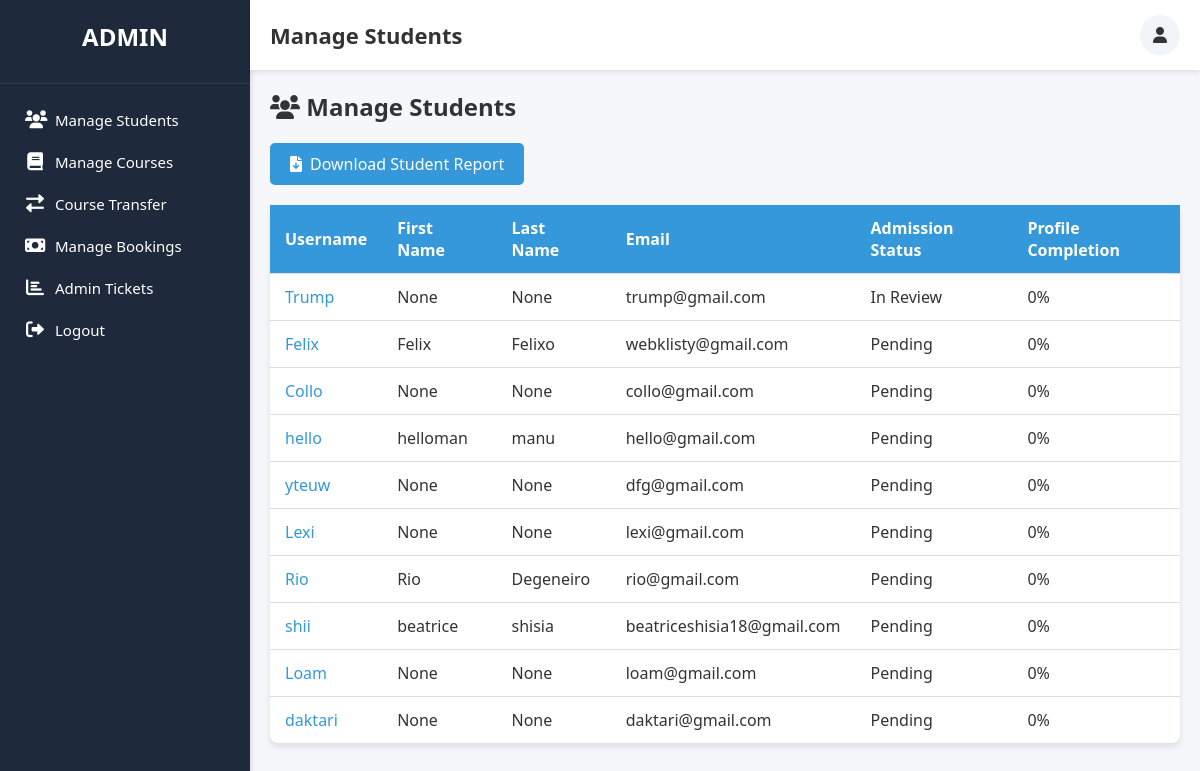
The page /accounts/admin/manage-students/ (signed in) on the database as committed earlier.
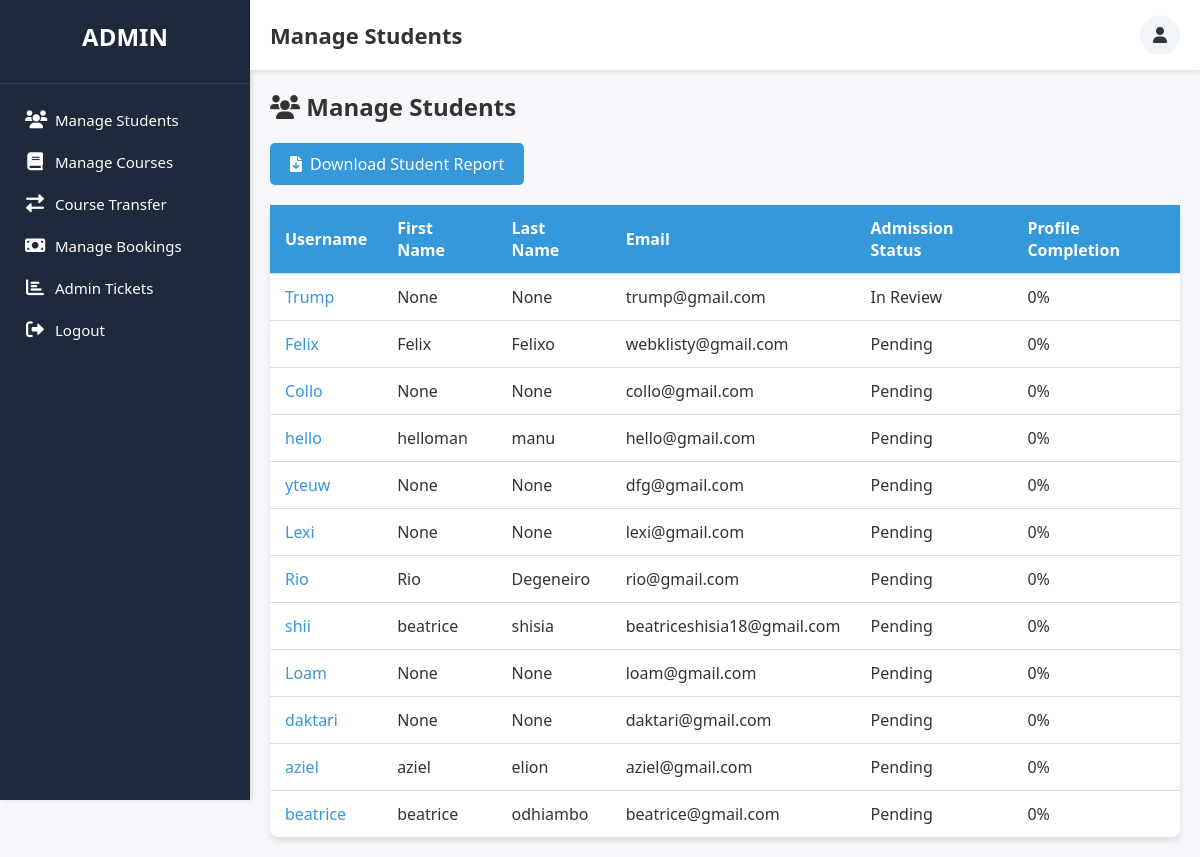
The same page on the database as committed later.
### accounts/models.py (models this page shows, shortened)
class User(AbstractBaseUser, PermissionsMixin):
    username = models.CharField(max_length=100, unique=True)
    email = models.EmailField(unique=True)
    first_name = models.CharField(max_length=100, blank=True, null=True)
    last_name = models.CharField(max_length=100, blank=True, null=True)
    student_id = models.CharField(max_length=20, unique=True, blank=True, null=True)
    admission_status = models.CharField(max_length=50, default='Pending')  # Pending, In Review, Verified, Rejected
    profile_completion = models.IntegerField(default=0)
    date_of_birth = models.DateField(blank=True, null=True)
    gender = models.CharField(max_length=10, blank=True, null=True)
    nationality = models.CharField(max_length=50, blank=True, null=True)
    phone_number = models.CharField(max_length=15, blank=True, null=True)
    previous_school = models.CharField(max_length=200, blank=True, null=True)
    high_school_grades = models.CharField(max_length=50, blank=True, null=True)
    entry_program = models.CharField(max_length=100, blank=True, null=True)
    enrollment_year = models.IntegerField(blank=True, null=True)
    program_name = models.CharField(max_length=100, blank=True, null=True)
    id_document = models.FileField(upload_to='documents/', blank=True, null=True)
    transcript = models.FileField(upload_to='documents/', blank=True, null=True)
    admission_letter = models.FileField(upload_to='documents/', blank=True, null=True)
    proof_of_payment = models.FileField(upload_to='documents/', blank=True, null=True)
    id_document_verified = models.BooleanField(default=False)
    transcript_verified = models.BooleanField(default=False)
    proof_of_payment_verified = models.BooleanField(default=False)
    is_active = models.BooleanField(default=True)
    is_staff = models.BooleanField(default=False)
    objects = UserManager()
    notification = models.TextField(blank=True, null=True)
    USERNAME_FIELD = 'username'
    REQUIRED_FIELDS = ['email']

### accounts/views.py (the view)
# urls.py: path('admin/manage-students/', views.manage_students_view, name='manage_students'),
@login_required
@user_passes_test(lambda u: u.is_superuser)  # Ensure only admins can access
def manage_students_view(request):
    from django.contrib.auth import get_user_model
    User = get_user_model()
    students = User.objects.filter(is_superuser=False)  # Fetch all non-admin users
    context = {
        'students': students,
    }
    return render(request, 'accounts/manage_students.html', context)

### accounts/templates/accounts/manage_students.html (shortened to what this page needs)
<!DOCTYPE html>
<html lang="en">
<head>
    <link rel="stylesheet" href="https://cdnjs.cloudflare.com/ajax/libs/font-awesome/6.0.0/css/all.min.css">
</head>
<body>
<div class="sidebar">
    <div class="sidebar-header">
        <div class="sidebar-logo">ADMIN</div>
    </div>
    <div class="sidebar-menu">
        <ul>
            <li><a href="{% url 'accounts:manage_students' %}"><i class="fas fa-users"></i><span>Manage Students</span></a></li>
            <li><a href="{% url 'accounts:manage_course_approvals' %}"><i class="fas fa-book"></i><span>Manage Courses</span></a></li>
            <li><a href="{% url 'accounts:admin_course_transfer_requests' %}"><i class="fas fa-exchange-alt"></i><span>Course Transfer</span></a></li>
            <li><a href="{% url 'accounts:manage_bookings' %}"><i class="fas fa-money-bill"></i><span>Manage Bookings</span></a></li>
            <li><a href="{% url 'accounts:admin_ticket_list' %}"><i class="fas fa-chart-bar"></i><span>Admin Tickets</span></a></li>
            <li><a href="{% url 'accounts:logout' %}"><i class="fas fa-sign-out-alt"></i><span>Logout</span></a></li>
        </ul>
    </div>
</div>
    <div class="main-content">
        <div class="header">
            <div class="header-title">Manage Students</div>
            <div class="header-actions">
                <div class="action-btn action-dropdown">
                    <i class="fas fa-user"></i>
                </div>
            </div>
        </div>
        <div class="manage-students-container">
            <h2><i class="fas fa-users"></i> Manage Students</h2>
            <a href="{% url 'accounts:download_student_report' %}" class="download-button">
                <i class="fas fa-file-download"></i> Download Student Report
            </a>
            <table>
                <thead>
                    <tr>
                        <th>Username</th>
                        <th>First Name</th>
                        <th>Last Name</th>
                        <th>Email</th>
                        <th>Admission Status</th>
                        <th>Profile Completion</th>
                    </tr>
                </thead>
                <tbody>
                    {% for student in students %}
                    <tr>
                        <td><a href="{% url 'accounts:student_detail' student.id %}">{{ student.username }}</a></td>
                        <td>{{ student.first_name }}</td>
                        <td>{{ student.last_name }}</td>
                        <td>{{ student.email }}</td>
                        <td>{{ student.admission_status }}</td>
                        <td>{{ student.profile_completion }}%</td>
                    </tr>
                    {% endfor %}
                </tbody>
            </table>
        </div>
    </div>
</body>
</html>

### accounts/templates/accounts/manage_students.html (style rules this page uses)
* { margin: 0; padding: 0; box-sizing: border-box; }
body { font-family: 'Segoe UI', Tahoma, Geneva, Verdana, sans-serif; background-color: #f5f7fa; color: #333; display: flex; min-height: 100vh; }
.action-dropdown { position: relative; }
.sidebar { width: 250px; background: #1e293b; color: #fff; height: 100vh; position: fixed; transition: all 0.3s; box-shadow: 2px 0 5px rgba(0, 0, 0, 0.1); }
.sidebar-header { padding: 20px; text-align: center; border-bottom: 1px solid #2c3e50; }
.sidebar-logo { font-size: 24px; font-weight: bold; margin-bottom: 10px; color: #ffffff; }
.sidebar-menu { padding: 15px 0; }
.sidebar-menu ul { list-style: none; }
.sidebar-menu ul li { padding: 10px 25px; display: flex; align-items: center; transition: all 0.3s; cursor: pointer; }
.sidebar-menu ul li i { margin-right: 10px; font-size: 18px; width: 20px; text-align: center; color: white; }
.sidebar-menu ul li span { font-size: 15px; color: white; }
.main-content { flex: 1; margin-left: 250px; transition: all 0.3s; }
.header { background: #ffffff; height: 70px; padding: 0 20px; display: flex; align-items: center; justify-content: space-between; box-shadow: 0 2px 5px rgba(0, 0, 0, 0.1); position: sticky; top: 0; z-index: 100; }
.header-title { font-size: 22px; font-weight: 600; color: #333; }
.header-actions { display: flex; align-items: center; }
.action-btn { width: 40px; height: 40px; border-radius: 50%; background: #f1f5f9; display: flex; align-items: center; justify-content: center; margin-left: 15px; cursor: pointer; position: relative; transition: all 0.3s; }
.manage-students-container { padding: 20px; }
.manage-students-container h2 { margin-bottom: 20px; font-size: 24px; color: #333; }
table { width: 100%; border-collapse: collapse; background: #fff; border-radius: 8px; box-shadow: 0 4px 6px rgba(0, 0, 0, 0.1); }
th, td { padding: 12px 15px; text-align: left; border-bottom: 1px solid #ddd; }
th { background-color: #3498db; color: white; font-weight: 600; }
tr:last-child td { border-bottom: none; }
a { color: #3498db; text-decoration: none; }
.download-button { margin-bottom: 20px; padding: 10px 20px; background-color: #3498db; color: white; border: none; border-radius: 5px; cursor: pointer; display: inline-flex; align-items: center; transition: background-color 0.3s; }
.download-button i { margin-right: 8px; }

Rows that differ between the two databases and show on the page:
added User: username "aziel", first_name "aziel", last_name "elion", email "aziel@gmail.com", admission_status "Pending", profile_completion "0"
added User: username "beatrice", first_name "beatrice", last_name "odhiambo", email "beatrice@gmail.com", admission_status "Pending", profile_completion "0"
